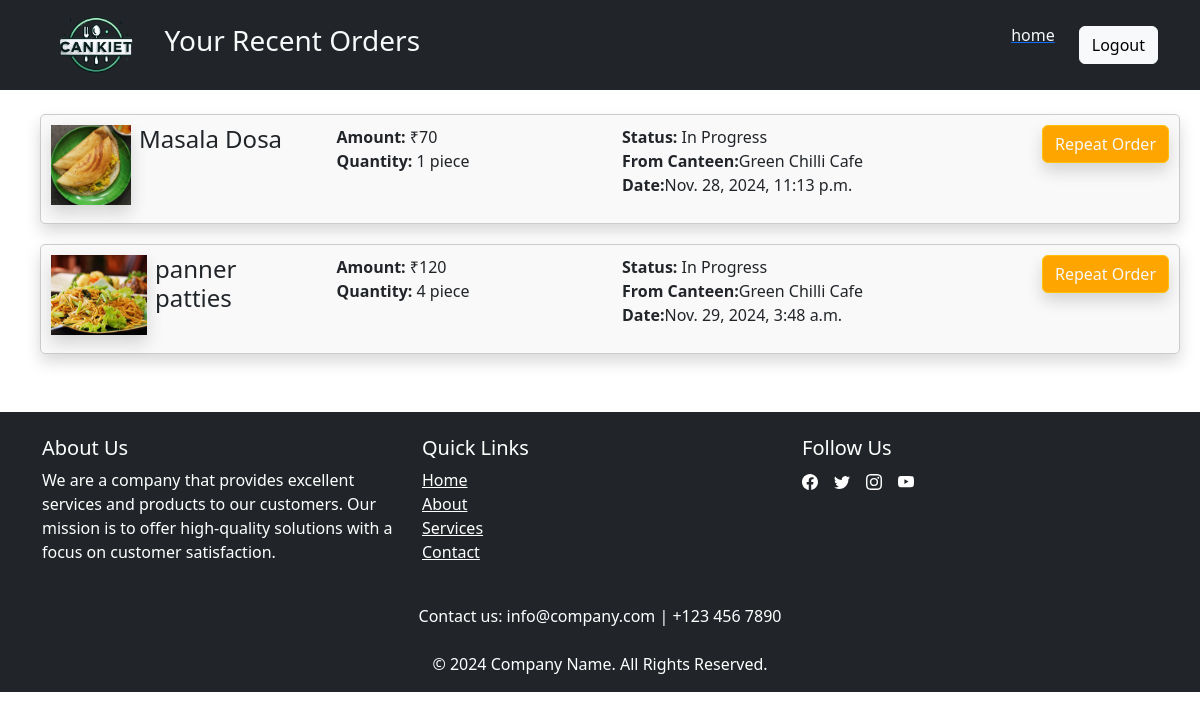
The app's page /cankiet/orders/ with its own data.
### cankiet/models.py (models this page shows, shortened)
class Order(models.Model):
    st=[
        ('Rejected','rejected'),
        ('In Progress','in-progress'),
        ('Compeleted','completed'),
    ]
    o_no = models.CharField(max_length=30,primary_key=True)  # Auto-incrementing primary key
    o_date = models.DateTimeField(default=now)  # Automatically stores current date and time
    c_no = models.ForeignKey(Canteen, on_delete=models.CASCADE)  # Foreign key to Canteen table
    item = models.ForeignKey(Items, on_delete=models.CASCADE)  # Single-valued attribute (ForeignKey to Item)
    quantity = models.IntegerField(default=1)  # Quantity of the item in the order
    total_amount = models.IntegerField(default=0)  # Store the total amount
    status=models.CharField(max_length=11,choices=st,default='In Progress')

class Items(models.Model):
    i_no=models.CharField(max_length=12,primary_key=True)
    item=models.CharField(max_length=20)
    i_image=models.ImageField(upload_to='images/',blank=True)
    price=models.IntegerField()
    c_no=models.CharField(max_length=12)
    availability=models.CharField(max_length=1)

class Canteen(models.Model):
    c_no=models.CharField(max_length=2,primary_key=True,)
    c_name=models.CharField(max_length=20)

### cankiet/views.py (the view)
# urls.py: path('orders/',views.orders, name='orders'),
def orders(request):
    orders=Order.objects.all()
    user=User.objects.all()
    items=Items.objects.all()
    return render(request, 'cankiet/orders.html', {'user': user,'items':items,'order':orders})

### cankiet/templates/cankiet/orders.html (shortened to what this page needs)
{% load static %}
<!DOCTYPE html>
<html>
<head>
    <link href="https://cdn.jsdelivr.net/npm/bootstrap@5.3.0/dist/css/bootstrap.min.css" rel="stylesheet">
</head>
<body>
      <nav class="navbar navbar-expand-lg navbar-light text-light bg-dark fixed-top">
        <div class="container">
            <a class="navbar-brand" href="#"><img src="{% static 'images/cankiet_logo.png' %}"  height="60px" alt="logo" class="img-responsive"></a>
            <h3 class="text-light"> Your Recent Orders</h3>
            <div class="collapse navbar-collapse" id="navbarNav">
                <ul class="navbar-nav ms-auto">
                    <li class="nav-item mb-0 me-4 ">
                        <h6>{{request.session.user.name }} &nbsp; {{request.session.user.u_id}}</h6>
                    </li>
                    <li class="nav-item mb-0 me-4">
                        <a class="" href="#"><h6 class="text-light">home</h6></a>
                    </li>
                    <li class="nav-item mb-0 mt-0">
                        <a class="btn btn-light text-warm" href="{% url 'logout'%}">Logout</a>
                    </li>
                </ul>
            </div>
        </div>
    </nav>
  <div class="container ">
    <div class="row ">
    <h1 class="mt-5">Your Recent Orders</h1>
        {% for ord in order %}
            <div class="item-card  shadow">
              <div class="row">
                <div class="col col-md-3 col-sm-1 d-flex">
                <img src="{{ord.item.i_image.url}}" class="shadow" height="80px" alt="">
                <h4 class="ms-2">{{ ord.item.item }}</h4>
                </div>
                <div class="col col-md-3 col-sm-1">
                <p class=""><strong>Amount:</strong> ₹{{ ord.total_amount }}<br> <strong>Quantity:</strong> {{ ord.quantity }} piece</p>
                </div>
                <div class="col col-md-3 col-sm-1">
                <p class=""><strong>Status:</strong> {{ord.status}} <br> <strong>From Canteen:</strong>{{ord.c_no.c_name}} <br><strong>Date:</strong>{{ord.o_date}}</p>
                </div>
                <div class="col col-md-3 col-sm-1 text-end">
                <form method="post" action="">
                    <button type="submit" class="btn btn-2 btn-warning text-light ms-4 shadow ">Repeat Order</button>
                </form>
                </div>
              </div>
            </div>
        {% endfor %}
    </div>
  </div>
<footer class="bg-dark text-white pt-4 pb-2 mt-5">
  <div class="container">
    <div class="row">
      <div class="col-md-4">
        <h5>About Us</h5>
        <p>
          We are a company that provides excellent services and products to our customers. Our mission is to offer high-quality solutions with a focus on customer satisfaction.
        </p>
      </div>
      <div class="col-md-4">
        <h5>Quick Links</h5>
        <ul class="list-unstyled">
          <li><a href="#"class="text-white">Home</a></li>
          <li><a href="#" class="text-white">About</a></li>
          <li><a href="#" class="text-white">Services</a></li>
          <li><a href="#" class="text-white">Contact</a></li>
        </ul>
      </div>
      <div class="col-md-4">
        <h5>Follow Us</h5>
        <ul class="list-unstyled d-flex">
          <li class="me-3">
            <a href="#" class="text-white"></i></a>
          </li>
          <li class="me-3">
            <a href="#" class="text-white"></i></a>
          </li>
          <li class="me-3">
            <a href="#" class="text-white"></i></a>
          </li>
          <li class="me-3">
              <a href="#" class="text-white"></i></a>
          </li>
        </ul>
      </div>
    </div>
    <div class="row mt-4">
      <div class="col-12 text-center">
        <p>Contact us: info@company.com | +123 456 7890</p>
      </div>
    </div>
  </div>
  <div class="bg-dark text-center text-white py-2">
    <p class="mb-0">&copy; 2024 Company Name. All Rights Reserved.</p>
  </div>
</footer>
</body>
</html>

### cankiet/templates/cankiet/orders.html (style rules this page uses)
.navbar { background-color: #333; color: white; padding: 10px; text-align: right; }
.item-card { border: 1px solid #ccc; padding: 10px; margin: 10px; border-radius: 5px; background-color: #f9f9f9; }
.btn-2 { background-color: orange; }

### records on screen
Order: item.i_image (picture), item.item "Masala Dosa", total_amount "70", quantity "1", status "In Progress", c_no.c_name "Green Chilli Cafe", o_date "Nov. 28, 2024, 11:13 p.m."
Order: item.i_image (picture), item.item "panner patties", total_amount "120", quantity "4", status "In Progress", c_no.c_name "Green Chilli Cafe", o_date "Nov. 29, 2024, 3:48 a.m."
